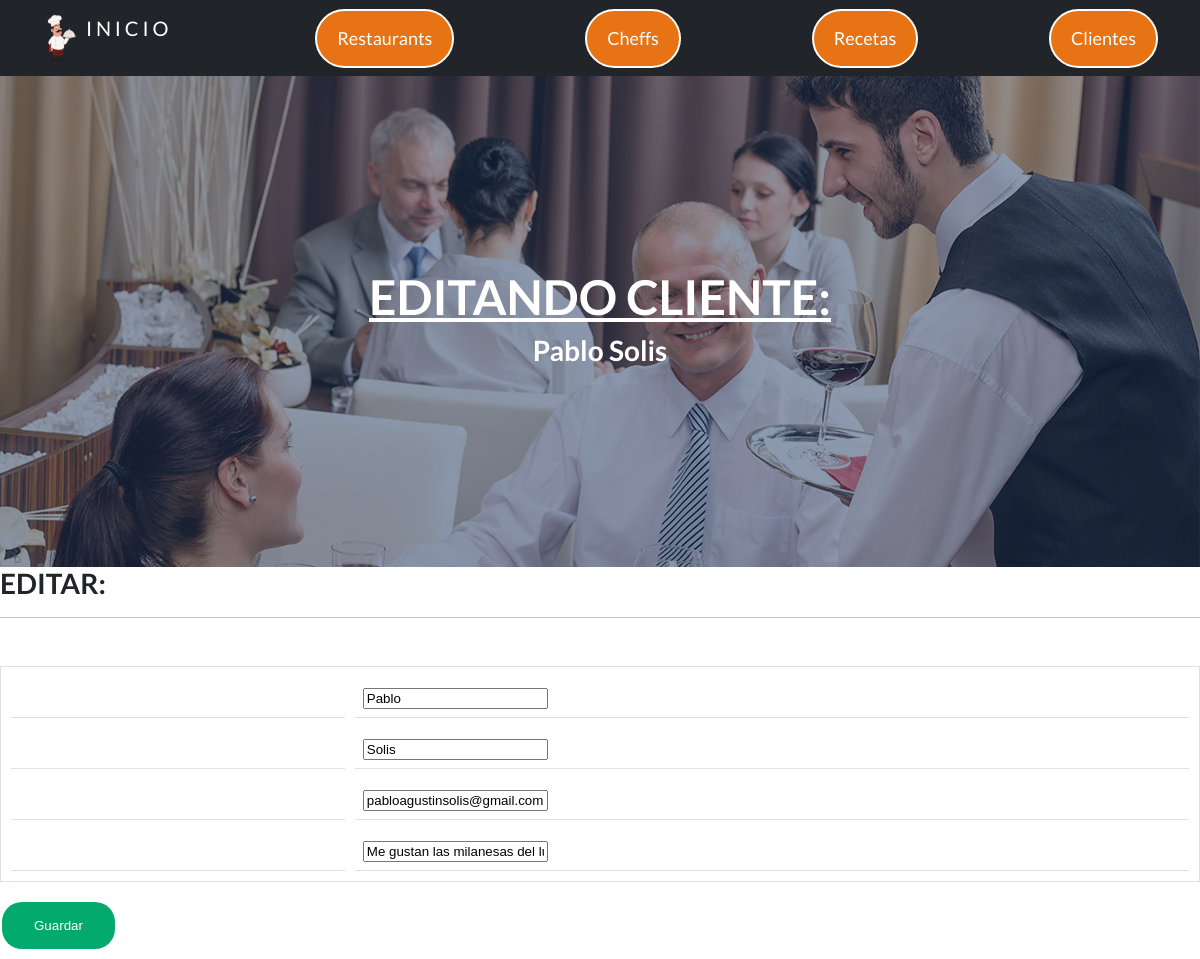
Page /Capuchino/editarCliente/2 (upper part) on the earlier database version.
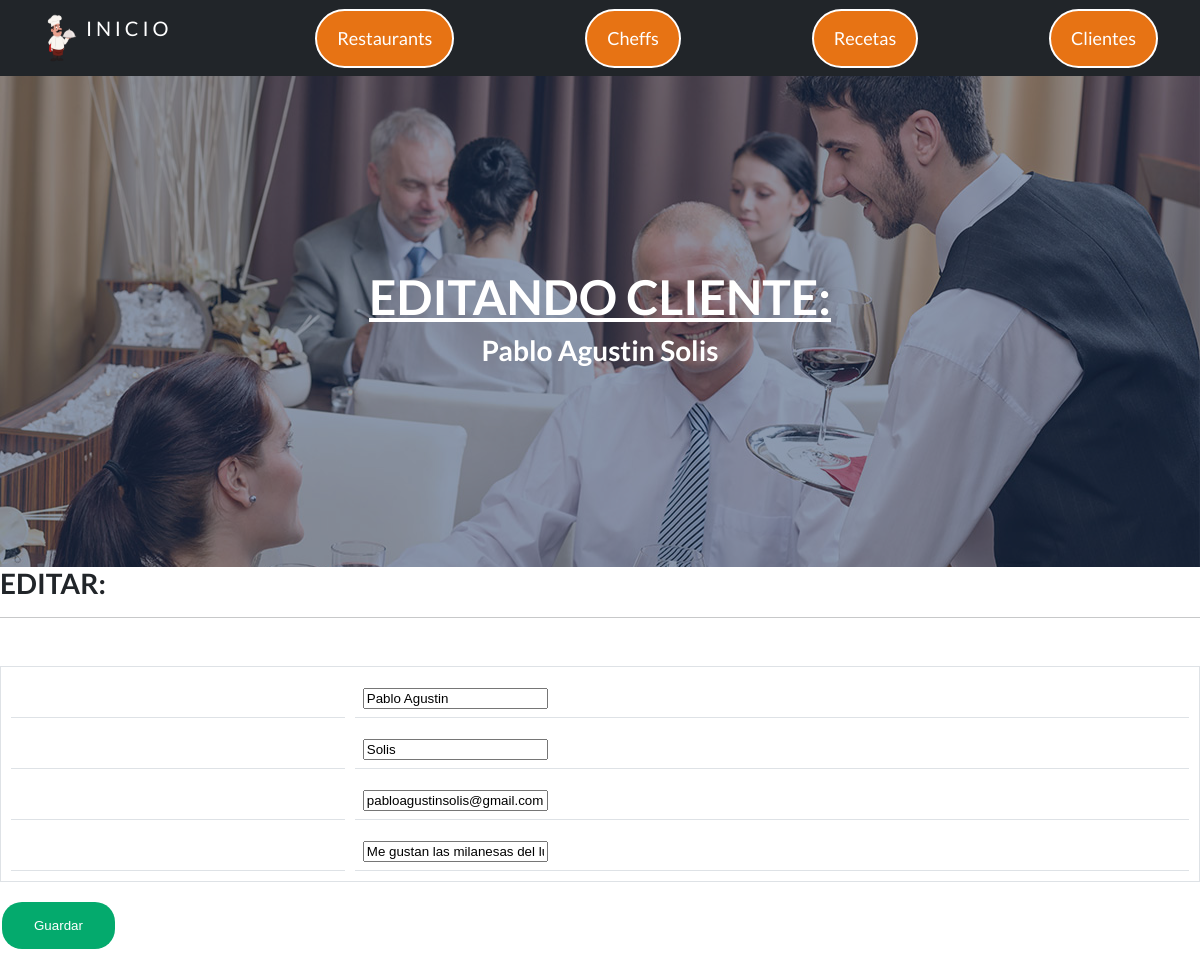
Same page on the later database version.
### Capuchino/models.py (models this page shows, shortened)
class Cliente(models.Model):
    nombre= models.CharField(max_length=40)
    apellido= models.CharField(max_length=40)
    email= models.EmailField()
    reseña= models.CharField(max_length=2500)

### Capuchino/views.py (the view)
# urls.py: path('editarCliente/<id>', editarCliente, name='editarCliente'),
def editarCliente(request, id):
    cliente= Cliente.objects.get(id=id)
    if request.method=='POST':
        form= ClienteForm(request.POST)
        if form.is_valid():
            informacion= form.cleaned_data
            cliente.nombre= informacion['nombre']
            cliente.apellido= informacion['apellido']
            cliente.email= informacion['email']
            cliente.reseña= informacion['reseña']
            cliente.save()
            cliente= Cliente.objects.all()
            return render(request, 'Capuchino/leerCliente.html', {'mensaje':'Cliente editado correctamente', 'clientes':cliente})
    else:
        formulario= ClienteForm(initial={'nombre':cliente.nombre , 'apellido':cliente.apellido, 'email':cliente.email, 'reseña':cliente.reseña})
    return render(request, 'Capuchino/editarCliente.html', {'form':formulario, 'clientes':cliente})

### Capuchino/forms.py
class ClienteForm(forms.Form):
    nombre= forms.CharField(max_length=30)
    apellido= forms.CharField(max_length=30)
    email= forms.EmailField()
    reseña= forms.CharField(max_length=2500)

### Capuchino/templates/Capuchino/editarCliente.html (shortened to what this page needs)
{% extends 'Capuchino/padre.html' %}
{% load static %}
{% block edit %}
{% static 'Capuchino/css/styles_usuarios.css' %}
{% endblock%}
{% block titulo %}
<h1><u>EDITANDO CLIENTE:</u></h1>
<h3>{{ clientes.nombre }} {{ clientes.apellido }}</h3>
{% endblock %}
{% block contenido_2 %}
<h3>EDITAR:</h3>
<hr>
<br>
<form action="{% url 'editarCliente' clientes.id  %}" method="POST"> {% csrf_token %}
    <table class="table borderless" style="color:white">
        <h2 style="color:white">{{ form.as_table }}</h2>
    </table>
    <input type="submit" value="Guardar">
</form>
<br>
{% endblock %}

Differences in the rows shown:
changed Cliente "Solis": nombre "Pablo" → "Pablo Agustin"
